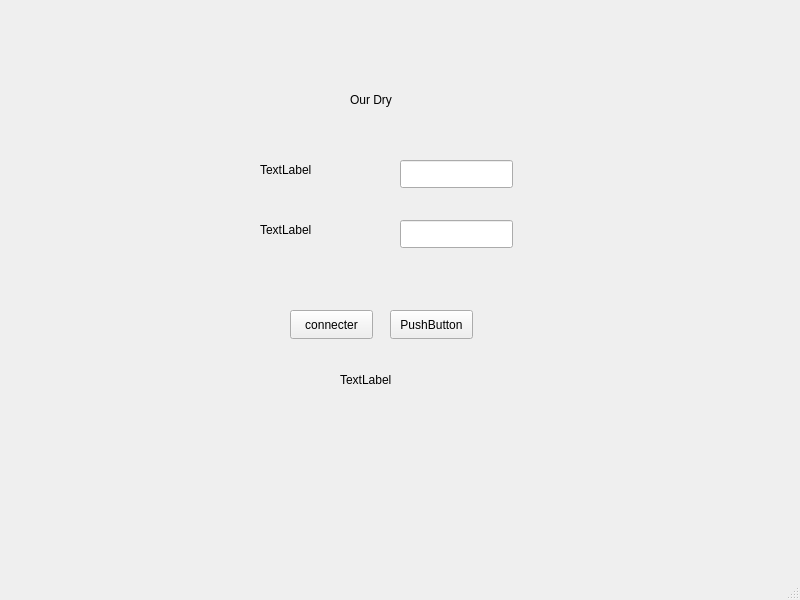
<?xml version="1.0" encoding="UTF-8"?>
<ui version="4.0">
 <class>MainWindow1</class>
 <widget class="QMainWindow" name="MainWindow1">
  <property name="geometry">
   <rect>
    <x>0</x>
    <y>0</y>
    <width>800</width>
    <height>600</height>
   </rect>
  </property>
  <property name="windowTitle">
   <string>MainWindow</string>
  </property>
  <widget class="QWidget" name="centralwidget">
   <widget class="QLabel" name="label">
    <property name="geometry">
     <rect>
      <x>350</x>
      <y>90</y>
      <width>63</width>
      <height>20</height>
     </rect>
    </property>
    <property name="text">
     <string>Our Dry</string>
    </property>
   </widget>
   <widget class="QLabel" name="label_2">
    <property name="geometry">
     <rect>
      <x>260</x>
      <y>160</y>
      <width>63</width>
      <height>20</height>
     </rect>
    </property>
    <property name="text">
     <string>TextLabel</string>
    </property>
   </widget>
   <widget class="QLineEdit" name="lineEdit">
    <property name="geometry">
     <rect>
      <x>400</x>
      <y>160</y>
      <width>113</width>
      <height>28</height>
     </rect>
    </property>
   </widget>
   <widget class="QLabel" name="label_3">
    <property name="geometry">
     <rect>
      <x>260</x>
      <y>220</y>
      <width>63</width>
      <height>20</height>
     </rect>
    </property>
    <property name="text">
     <string>TextLabel</string>
    </property>
   </widget>
   <widget class="QLineEdit" name="lineEdit_2">
    <property name="geometry">
     <rect>
      <x>400</x>
      <y>220</y>
      <width>113</width>
      <height>28</height>
     </rect>
    </property>
   </widget>
   <widget class="QPushButton" name="connecter">
    <property name="geometry">
     <rect>
      <x>290</x>
      <y>310</y>
      <width>83</width>
      <height>29</height>
     </rect>
    </property>
    <property name="text">
     <string>connecter</string>
    </property>
   </widget>
   <widget class="QLabel" name="label_4">
    <property name="geometry">
     <rect>
      <x>340</x>
      <y>370</y>
      <width>63</width>
      <height>20</height>
     </rect>
    </property>
    <property name="text">
     <string>TextLabel</string>
    </property>
   </widget>
   <widget class="QPushButton" name="pushButton_2">
    <property name="geometry">
     <rect>
      <x>390</x>
      <y>310</y>
      <width>83</width>
      <height>29</height>
     </rect>
    </property>
    <property name="text">
     <string>PushButton</string>
    </property>
   </widget>
  </widget>
  <widget class="QMenuBar" name="menubar">
   <property name="geometry">
    <rect>
     <x>0</x>
     <y>0</y>
     <width>800</width>
     <height>25</height>
    </rect>
   </property>
  </widget>
  <widget class="QStatusBar" name="statusbar"/>
 </widget>
 <resources/>
 <connections/>
</ui>
